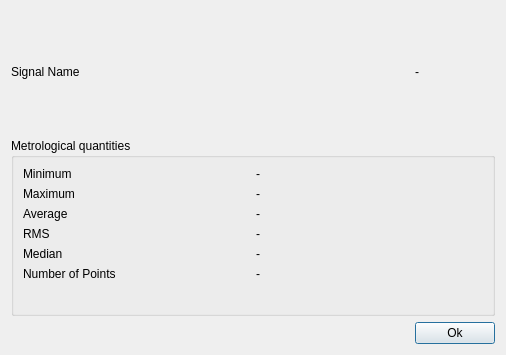
<?xml version="1.0" encoding="UTF-8"?>
<ui version="4.0">
 <class>DetailsDialog</class>
 <widget class="QDialog" name="DetailsDialog">
  <property name="geometry">
   <rect>
    <x>0</x>
    <y>0</y>
    <width>506</width>
    <height>355</height>
   </rect>
  </property>
  <property name="windowTitle">
   <string>Dialog</string>
  </property>
  <layout class="QGridLayout" name="gridLayout_2">
   <item row="0" column="0">
    <widget class="QLabel" name="label_6">
     <property name="text">
      <string>Signal Name</string>
     </property>
    </widget>
   </item>
   <item row="0" column="1">
    <spacer name="horizontalSpacer">
     <property name="orientation">
      <enum>Qt::Horizontal</enum>
     </property>
     <property name="sizeHint" stdset="0">
      <size>
       <width>279</width>
       <height>20</height>
      </size>
     </property>
    </spacer>
   </item>
   <item row="0" column="2">
    <widget class="QLabel" name="sigName">
     <property name="text">
      <string>-</string>
     </property>
    </widget>
   </item>
   <item row="1" column="0" colspan="3">
    <widget class="QGroupBox" name="groupBox">
     <property name="title">
      <string>Metrological quantities</string>
     </property>
     <layout class="QGridLayout" name="gridLayout">
      <item row="8" column="0">
       <widget class="QLabel" name="label_7">
        <property name="text">
         <string>Number of Points</string>
        </property>
       </widget>
      </item>
      <item row="7" column="0">
       <widget class="QLabel" name="label_5">
        <property name="text">
         <string>Median</string>
        </property>
       </widget>
      </item>
      <item row="6" column="0">
       <widget class="QLabel" name="label_4">
        <property name="text">
         <string>RMS</string>
        </property>
       </widget>
      </item>
      <item row="5" column="0">
       <widget class="QLabel" name="label_3">
        <property name="text">
         <string>Average</string>
        </property>
       </widget>
      </item>
      <item row="2" column="2">
       <widget class="QLabel" name="max">
        <property name="layoutDirection">
         <enum>Qt::RightToLeft</enum>
        </property>
        <property name="frameShape">
         <enum>QFrame::NoFrame</enum>
        </property>
        <property name="text">
         <string>-</string>
        </property>
        <property name="openExternalLinks">
         <bool>false</bool>
        </property>
       </widget>
      </item>
      <item row="7" column="2">
       <widget class="QLabel" name="med">
        <property name="layoutDirection">
         <enum>Qt::RightToLeft</enum>
        </property>
        <property name="frameShape">
         <enum>QFrame::NoFrame</enum>
        </property>
        <property name="text">
         <string>-</string>
        </property>
        <property name="openExternalLinks">
         <bool>false</bool>
        </property>
       </widget>
      </item>
      <item row="0" column="0">
       <widget class="QLabel" name="label">
        <property name="text">
         <string>Minimum</string>
        </property>
       </widget>
      </item>
      <item row="2" column="0">
       <widget class="QLabel" name="label_2">
        <property name="text">
         <string>Maximum</string>
        </property>
       </widget>
      </item>
      <item row="6" column="2">
       <widget class="QLabel" name="rms">
        <property name="layoutDirection">
         <enum>Qt::RightToLeft</enum>
        </property>
        <property name="frameShape">
         <enum>QFrame::NoFrame</enum>
        </property>
        <property name="text">
         <string>-</string>
        </property>
        <property name="openExternalLinks">
         <bool>false</bool>
        </property>
       </widget>
      </item>
      <item row="0" column="2">
       <widget class="QLabel" name="min">
        <property name="layoutDirection">
         <enum>Qt::RightToLeft</enum>
        </property>
        <property name="frameShape">
         <enum>QFrame::NoFrame</enum>
        </property>
        <property name="text">
         <string>-</string>
        </property>
        <property name="openExternalLinks">
         <bool>false</bool>
        </property>
       </widget>
      </item>
      <item row="5" column="2">
       <widget class="QLabel" name="avg">
        <property name="layoutDirection">
         <enum>Qt::RightToLeft</enum>
        </property>
        <property name="frameShape">
         <enum>QFrame::NoFrame</enum>
        </property>
        <property name="text">
         <string>-</string>
        </property>
        <property name="openExternalLinks">
         <bool>false</bool>
        </property>
       </widget>
      </item>
      <item row="8" column="2">
       <widget class="QLabel" name="med_2">
        <property name="layoutDirection">
         <enum>Qt::RightToLeft</enum>
        </property>
        <property name="frameShape">
         <enum>QFrame::NoFrame</enum>
        </property>
        <property name="text">
         <string>-</string>
        </property>
        <property name="openExternalLinks">
         <bool>false</bool>
        </property>
       </widget>
      </item>
      <item row="9" column="2">
       <spacer name="horizontalSpacer_2">
        <property name="orientation">
         <enum>Qt::Horizontal</enum>
        </property>
        <property name="sizeHint" stdset="0">
         <size>
          <width>148</width>
          <height>23</height>
         </size>
        </property>
       </spacer>
      </item>
      <item row="9" column="0">
       <spacer name="horizontalSpacer_3">
        <property name="orientation">
         <enum>Qt::Horizontal</enum>
        </property>
        <property name="sizeHint" stdset="0">
         <size>
          <width>40</width>
          <height>20</height>
         </size>
        </property>
       </spacer>
      </item>
     </layout>
    </widget>
   </item>
   <item row="2" column="0" colspan="2">
    <spacer name="horizontalSpacer_4">
     <property name="orientation">
      <enum>Qt::Horizontal</enum>
     </property>
     <property name="sizeHint" stdset="0">
      <size>
       <width>394</width>
       <height>20</height>
      </size>
     </property>
    </spacer>
   </item>
   <item row="2" column="2">
    <widget class="QPushButton" name="pushButton">
     <property name="text">
      <string>Ok</string>
     </property>
    </widget>
   </item>
  </layout>
 </widget>
 <resources/>
 <connections/>
</ui>
